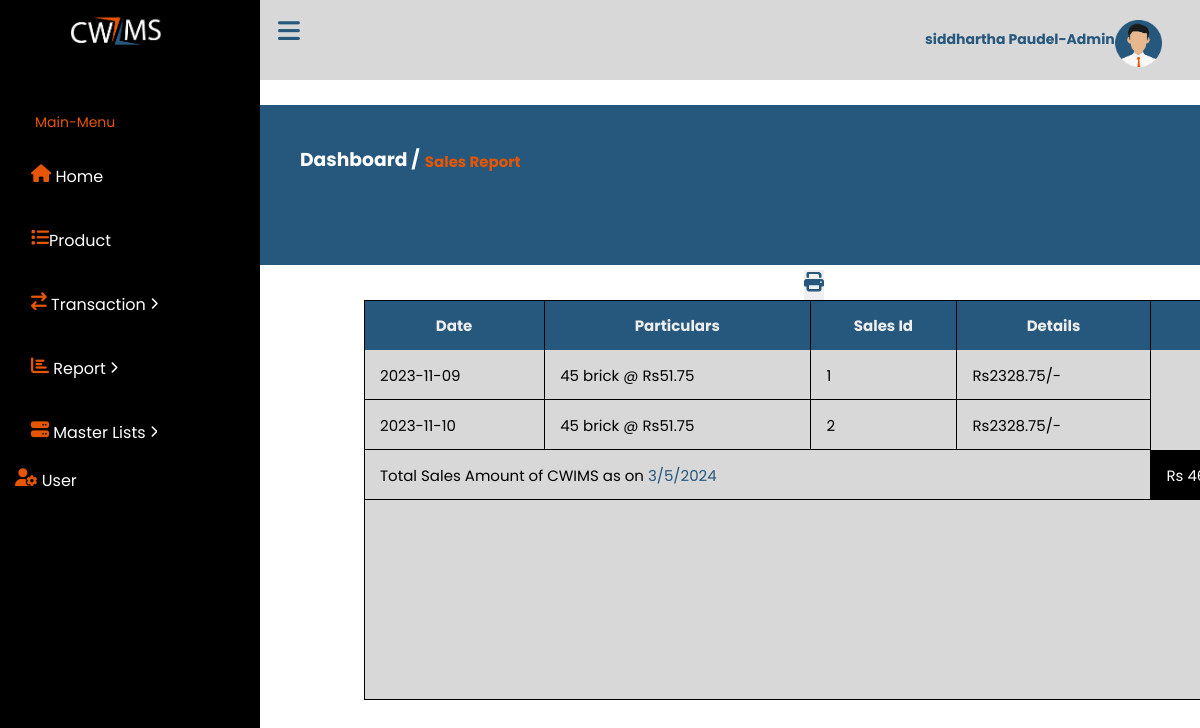
/salesreport.php (signed in), run on the app's committed database.
### tables this page shows
CREATE TABLE `sales` (
  `id` int(11) NOT NULL,
  `product_id` int(11) NOT NULL,
  `quantity` varchar(100) NOT NULL,
  `amount` varchar(100) NOT NULL,
  `date_added` varchar(100) NOT NULL,
  `costumers_id` int(11) NOT NULL
);

CREATE TABLE `product` (
  `product_id` int(11) NOT NULL,
  `name` varchar(100) NOT NULL,
  `supplier_id` int(11) NOT NULL,
  `price` varchar(100) NOT NULL
);

### raw/report.sales.php (the view, shortened to what this page needs)
<button onclick="window.print()" id="printer"><i class="fa fa-print"></i></button>
<?php
$host = 'localhost';
$user = 'root';
$pass = '';
$db = 'cwims';
$conn = new mysqli($host, $user, $pass, $db);
$sql = "SELECT SUM(amount) AS total_amount FROM sales";
$result = $conn->query($sql);
if ($result->num_rows > 0) {
    $row = $result->fetch_assoc();
    $total_amount = $row['total_amount'];
} else {
    $total_amount = 0;
}
?>
<div class="dis_play">
<div class="tableFixHead">
<table id="myTable">
        <thead>
        <th>Date</th>
        <th>Particulars</th>
        <th>Sales Id</th>
        <th>Details</th>
        <th>Total</th>
        </thead>
        <tbody>
        <?php
include 'php/config.php';
$query = "SELECT sales.id, sales.quantity, sales.amount, sales.date_added,
          product.name AS product_name, costumers.name AS costumer_name
          FROM sales
          LEFT JOIN product ON sales.product_id = product.product_id
          LEFT JOIN costumers ON sales.costumers_id = costumers.costumers_id";
$result = mysqli_query($con, $query);
if (mysqli_num_rows($result) > 0) {
    while ($row = mysqli_fetch_assoc($result)) {
        echo '<tr>';
        echo '<td>' . $row['date_added'] . '</td>';
        echo '<td>' . $row['quantity'] .str_repeat(' ', 5) . $row['product_name'] .str_repeat(' ', 5)  .'@'.str_repeat(' ', 5) .'Rs'. $row['amount']/$row['quantity'] .'</td>';
        echo '<td>' . $row['id'] . '</td>';
        echo '<td id="ment"> Rs' . $row['amount'] . '/-</td>';
        ?>
        <?php
        echo '</tr>';
    }
} else {
    echo 'No records found.';
}
?>
<tr>
    <td colspan="4" id="bigg" >Total Sales Amount of CWIMS as on <a id="current_date"></a></td>
 <?php
       echo '<td id="totot">' .'Rs'.str_repeat(' ', 5) .$total_amount. '</td>';
        ?>
</tr>
</div>
</div>
</html>

### style/dashboard.css (style rules this page uses)
* { margin: 0; padding: 0; box-sizing: border-box; font-family: "Poppins", sans-serif; overflow: hidden; }
* { margin: 0; padding: 0; border: 0; }

### raw/report.sales.php (style rules this page uses)
#printer { color: #26577C; font-size: 20px; cursor: pointer; margin-left: 450px; }
#ment { border-right: 1px solid black; }
#totot { color:white ; background: #000; }
#current_date { color: #26577C; }
.tableFixHead { overflow: auto; height: 100px; margin-left: 10px; background: #d8d8d8; }
.tableFixHead thead th { position: sticky; top: 0; z-index: 1; }
table { border-collapse: collapse; width: 100%; font-size: 15px; }
th, td { padding: 8px 16px; }
th { background: #eee; }
.tableFixHead { overflow: auto; height: 400px; width: 950px; }
table { border-collapse: collapse; width: 100%; }
th, td { padding: 8px 16px; white-space: nowrap; height: 50px; }
th { background: #26577C; color: #eee; }
.tableFixHead, .tableFixHead td { box-shadow: inset 1px -1px #000; }
.tableFixHead th { box-shadow: inset 1px 1px #000, 0 1px #000; }
.dis_play { display: block; }

### data on the page
sales: date_added "2023-11-09", quantity "45", product.name "brick", $row['amount']/$row['quantity'] "51.75", id "1", amount "2328.75"
sales: date_added "2023-11-10", quantity "45", product.name "brick", $row['amount']/$row['quantity'] "51.75", id "2", amount "2328.75"

### other printed values
$_SESSION['username'] "siddhartha Paudel"
